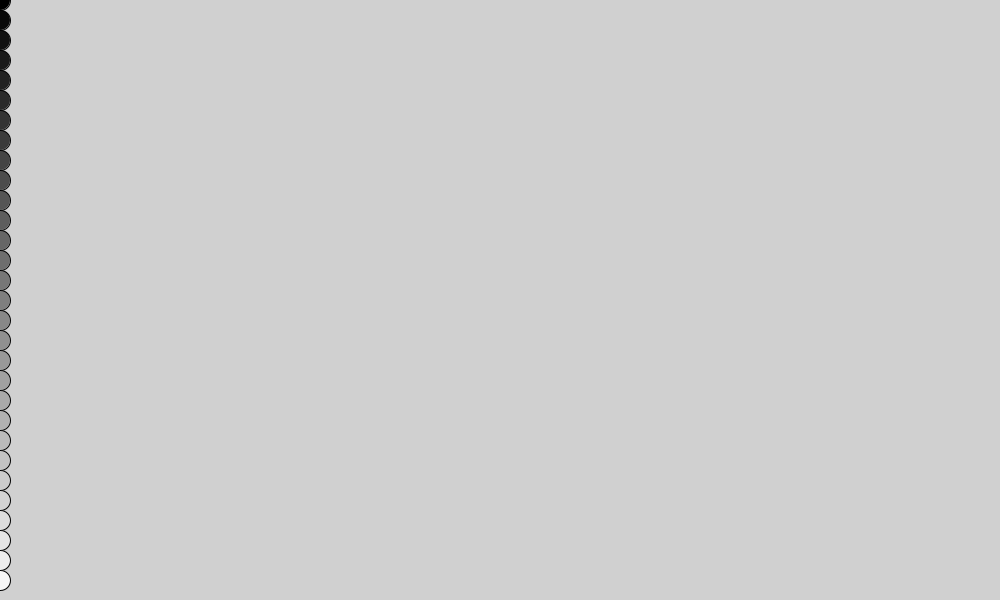
Frame 1 (no input)
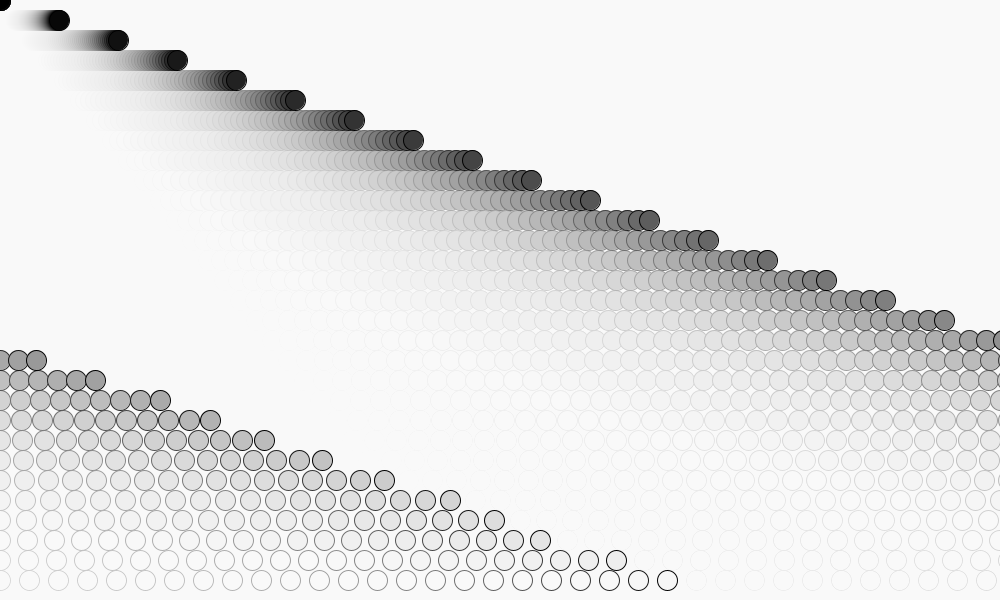
Frame 60 (the mouse pressed at the canvas centre just before this capture)
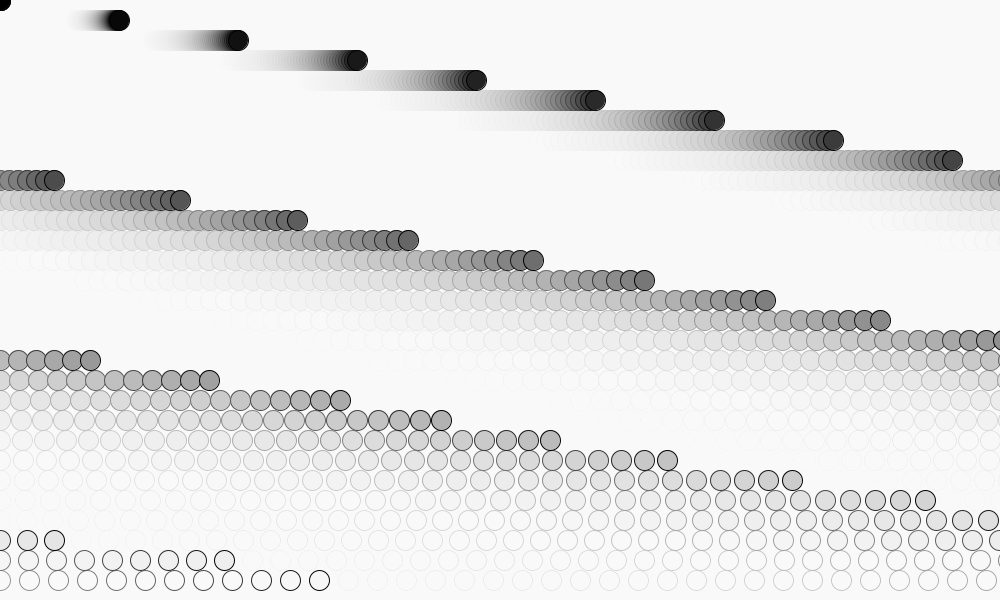
Frame 120 (the mouse held since frame 60 and released just before this capture)

The Processing sketch that drew these frames (run headless with seeded random() and noise(); from frame 60 on, the mouse is pressed at the canvas centre):

// Processing sketch: arrays2
// ── arrays2.pde
int[] ellipseXPos = new int[30];

void setup() {
  size(1000, 600);

  for (int i = 0; i < ellipseXPos.length; i++) {
    ellipseXPos[i] = 0;
  }
}

void draw() {
  fill(250,20);
  noStroke();
  rect(0,0,width,height);
  
  
  stroke(0);
  for (int i = 0; i < ellipseXPos.length; i++) {
    fill(map(i, 0, ellipseXPos.length, 0, 255));
    ellipse(ellipseXPos[i], i * 20, 20, 20);
  }

  for (int i = 0; i < ellipseXPos.length; i++) {
    if (ellipseXPos[i] < width) {
      ellipseXPos[i] += i;
    } else {
      ellipseXPos[i] = 0;
    }
  }
}
